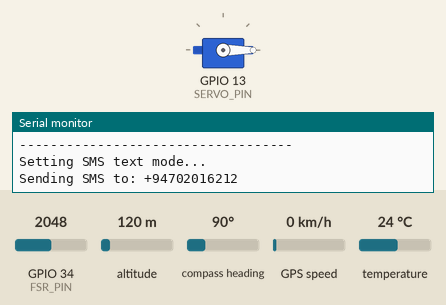
Recording of a program running on a simulated ESP32. On the bench: servo, the last lines printed to the serial monitor. Wiring (inferred from the names in the program): LM75 temperature sensor at I2C address 0x48. The test bench sets the inputs (shaded band); at power-on: temperature 24 °C, GPIO 34 (FSR_PIN) = 2048, altitude 120 m, compass heading 90°, GPS speed 0 km/h. WiFi joins after 1.5 s; servers stay silent unless stated; the GPS gets a fix after 3 s at 37.7749, -122.4194 with 8 satellites; the modem accepts every AT command (registered, SIM ready, sends succeed) and sends nothing else.

Above: at 3.0 s.
3.1 s: temperature set to 29.7 °C
13.1 s: temperature set to 31 °C
At 22.6 s:
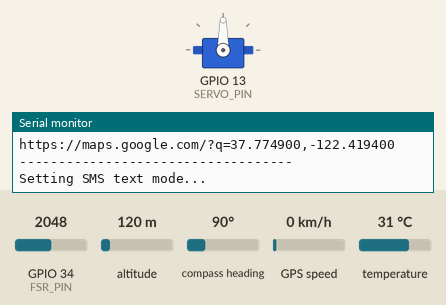
Timing chart, 0 to 24.1 s (numbered marks = the images above; inputs shaded):
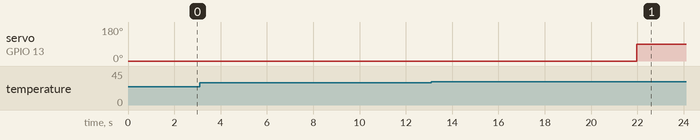

The program:

main.cpp
```cpp
#define BLYNK_TEMPLATE_ID "TMPL6jliNOslX"
#define BLYNK_TEMPLATE_NAME "Smart Helmet"
#define BLYNK_AUTH_TOKEN "F_CO_TTQUKhbjbPRwxfjGUA5n7Viq0v-"

#include <Arduino.h>
#include <BlynkSimpleEsp32.h>
#include "SystemManager.h"
#include "SensorManager.h"
#include "VentController.h"
#include "CollisionDetector.h"
//#include "SpeedMonitor.h"
 #include "BluetoothNotifier.h"


char ssid[] = "KushanA14";
char pass[] = "kushankabi1235";

#define VPIN_TEMPERATURE V0
#define VPIN_SPEED V1
#define VPIN_GPS_LAT V2
#define VPIN_GPS_LON V3
#define VPIN_STATUS_LED V4
#define VPIN_COLLISION V10
#define VPIN_VENT_CONTROL V5
#define VPIN_SPEED_OVERRIDE V6
#define VPIN_TEMP_OVERRIDE V8


#define SPEED_LIMIT 40.0 // km/h
bool overSpeedNotified = false;


// pinsss....................
const int FSR_PIN = 34;
const int PRESSURE_THRESHOLD = 100;
const int COLLISION_IMPACT_THRESHOLD = 500;
const unsigned long SHUTDOWN_TIMEOUT = 100000;  //system time out for  1 min..

const int GPS_RX_PIN = 16;
const int GPS_TX_PIN = 17;
const uint8_t LM75_I2C_ADDRESS = 0x48;

const int SERVO_PIN = 13;
const float TEMP_THRESHOLD_HIGH = 30.0; // Open vent if temp > 30°C
const int VENT_OPEN_ANGLE = 90;
const int VENT_CLOSED_ANGLE = 0;

// Alert Notifier (SIM800L)
const int SIM_RX_PIN = 26;
const int SIM_TX_PIN = 27;
const char* EMERGENCY_PHONE_NUMBER = "+94702016212";

// instances
SystemManager systemManager(FSR_PIN, PRESSURE_THRESHOLD, COLLISION_IMPACT_THRESHOLD, SHUTDOWN_TIMEOUT);
SensorManager sensorManager(GPS_TX_PIN, GPS_RX_PIN, LM75_I2C_ADDRESS);
VentController ventController(SERVO_PIN, TEMP_THRESHOLD_HIGH, VENT_OPEN_ANGLE, VENT_CLOSED_ANGLE);
BluetoothNotifier notifier(EMERGENCY_PHONE_NUMBER, SIM_TX_PIN, SIM_RX_PIN);
CollisionDetector collisionDetector;

// Timer for sending data to Blynk to avoid flooding
unsigned long lastBlynkUpdateTime = 0;
const long blynkUpdateInterval = 5000; // 5 sec


void setup(){
  Serial.begin(115200);
  Serial.println("\n\n Smart Helmet System Initializing. \n");

   // Call the setup function for each component
    systemManager.setup();
    sensorManager.setup();
    ventController.setup();
    collisionDetector.setup();
    notifier.setup();
    Serial.println("setting up blynk");
    Blynk.begin(BLYNK_AUTH_TOKEN, ssid, pass);
    Serial.println("Done");
    Serial.println("All systems initialized. Main loop starting.");
}

void loop(){
  // aways update the sytem with the pressure........
  systemManager.update();

  // only if the the system is on the other will run,,,,,,,,,,,,,,,
  if (systemManager.isSystemOn()){
    Blynk.run();
    // read data from the snesors.......
    sensorManager.readSensor();
    Blynk.virtualWrite(VPIN_STATUS_LED, systemManager.isSystemOn() ? 1 : 0);

    // Update the vent based on the new temperature reading.......
    ventController.update(sensorManager.getTemperature());

    // send data to the Blynk ....
    if (millis() - lastBlynkUpdateTime > blynkUpdateInterval){
      Blynk.virtualWrite(VPIN_TEMPERATURE, sensorManager.getTemperature());
      Blynk.virtualWrite(VPIN_SPEED, sensorManager.getSpeedKph());

      // Overspeed alert
      if (sensorManager.getSpeedKph() > SPEED_LIMIT) {
        notifier.sendVoiceAlert("Overspeed detected! Slow down.");
        Blynk.logEvent("overspeed", "You are driving too fast!");
        Blynk.virtualWrite(V9, " Over Speed!");
        overSpeedNotified = true;
      }
      else if (sensorManager.getSpeedKph() <= SPEED_LIMIT) {
        // Clear label when speed goes back to safe
        Blynk.virtualWrite(V9, "Safe Speed ");
        overSpeedNotified = false;
      }

      // Bend alert (example check near a hardcoded location)
      double bendLat = 6.9271; // Example: Colombo bend point
      double bendLon = 79.8612;
      if (sensorManager.isGpsLocationValid() && sensorManager.getSpeedKph() > 20) {
        double dist = sensorManager.distanceTo(bendLat, bendLon);
        if (dist < 50) { // 50 meters
            notifier.sendVoiceAlert("Bend ahead, please slow down.");
        }
      }

      if (sensorManager.isGpsLocationValid()) {
        Blynk.virtualWrite(VPIN_GPS_LAT, sensorManager.getLatitude());
        Blynk.virtualWrite(VPIN_GPS_LON, sensorManager.getLongitude());
      }
      lastBlynkUpdateTime = millis();
    }


    //collision check .............
    if (systemManager.isCollisionDetected()) {
        Blynk.virtualWrite(VPIN_COLLISION, 1);
            if (sensorManager.isGpsLocationValid()) {
                notifier.sendCollisionAlert(
                    sensorManager.getLatitude(),
                    sensorManager.getLongitude()
                );
            } else {
                notifier.sendCollisionAlert(0, 0);
            }
      systemManager.resetCollision();
      //delay(10000);
    }

    delay(2000);
  }
}
BLYNK_WRITE(VPIN_SPEED_OVERRIDE) {
  double testSpeed = param.asDouble();

  if (testSpeed >= 0) {
    sensorManager.setOverrideSpeed(testSpeed);
    Serial.print("Test speed override set to: ");
    Serial.println(testSpeed);
  } else {
    sensorManager.clearOverrideSpeed();
    Serial.println("Speed override cleared. Using GPS speed.");
  }
}

BLYNK_WRITE(VPIN_TEMP_OVERRIDE) {
  float testTemp = param.asFloat();

  if (testTemp >= 0) {
    sensorManager.setOverrideTemperature(testTemp);
    Serial.print("Test temperature override set to: ");
    Serial.println(testTemp);
  } else {
    sensorManager.clearOverrideTemperature();
    Serial.println("Temperature override cleared. Using real sensor.");
  }
}

 BLYNK_WRITE(VPIN_VENT_CONTROL) {
    int value = param.asInt();   // Read the value from the app (0 or 1)

      if (value == 1) {
        ventController.manualOpen();
        Serial.println("Vent opened via Blynk");
      } else {
        ventController.manualClose();
        Serial.println("Vent closed via Blynk");
      }
    }
```

BluetoothNotifier.h
```cpp
#ifndef BLUETOOTH_NOTIFIER_H
#define BLUETOOTH_NOTIFIER_H

#include <Arduino.h>

class BluetoothNotifier {
public:
    BluetoothNotifier(const char* phoneNumber, int simTxPin, int simRxPin);
    void setup();
    void sendCollisionAlert(double lat, double lon);
    void sendVoiceAlert(const char* message);
private:
    const char* _phoneNumber;
    int _simTxPin, _simRxPin;
};
#endif
```

CollisionDetector.h
```cpp
#ifndef COLLISION_DETECTOR_H
#define COLLIsION_DETECTOR_H

class CollisionDetector {
    public:
        void setup();
        void check();
};

#endif
```

SensorManager.h
```cpp
#ifndef SENSOR_MANAGER_H
#define SENSOR_MANAGER_H

#include <TinyGPS++.h>
#include <Wire.h>

class SensorManager {
    public:
        SensorManager(int gpsTxPin, int gpsRxPin, uint8_t lm75Address);

        void setup();
        void readSensor();

        float getTemperature() const;
        double getLatitude();
        double getLongitude();
        double getSpeedKph();
        double distanceTo(double lat, double lon);
        bool isGpsLocationValid() const;
        void setOverrideSpeed(double speed);
        void clearOverrideSpeed();
        void setOverrideTemperature(float temp);
        void clearOverrideTemperature();


    private:
        // GPS detials...........................
        int _gpsTxPin, _gpsRxPin;
        TinyGPSPlus _gps;
        double _overrideSpeed = -1;
        // LM75 Temarature Sensor
        uint8_t _lm75Address;
        float _currentTemperature; // Store the last read temperature
        bool _overrideTempEnabled = false;
        float _overrideTemp = 0.0f;
};
#endif
```

SystemManager.h
```cpp
#ifndef SYSTEM_MANAGER_H
#define SYSTEM_MANAGER_H

#include <Arduino.h>

class SystemManager{
public:
    SystemManager(int fsrPin, int pressureThreshold, int impactThreshold,unsigned long shutdownTimeout);
    void setup();
    void update();
    bool isSystemOn() const;

    bool isCollisionDetected() const;
    void resetCollision();
private:
    const int _fsrPin;
    const int _pressureThreshold;
    const int _impactThreshold;
    const unsigned long _shutdownTimeout;

    bool _isSystemOn;
    bool _collisionDetected;
    unsigned long _lastPressureTime;
    int _lastFsrReading;
};
#endif
```

VentController.h
```cpp
#ifndef VENT_CONTROLLER_H
#define VENT_CONTROLLER_H

#include <ESP32Servo.h>

class VentController {
    public:
        VentController(int servoPin, float tempThreshold, int openAngle, int closedAngle);
        void setup();
        void update(float currentTemperature); // get the temp..........
        void manualOpen();
        void manualClose();

    private:
        Servo _servo;
        int _servoPin;
        float _tempThreshold;
        int _openAngle;
        int _closedAngle;
        bool _isVentOpen;
};

#endif
```

BluetoothNotifier.cpp
```cpp
#include "BluetoothNotifier.h"
#include <HardwareSerial.h>

// Use ESP32's HardwareSerial port 1 for the SIM800L
HardwareSerial sim800(1);

BluetoothNotifier::BluetoothNotifier(const char* phoneNumber, int simTxPin, int simRxPin)
    : _phoneNumber(phoneNumber), _simTxPin(simTxPin), _simRxPin(simRxPin) {}

void BluetoothNotifier::setup() {
    // Start the hardware serial port for the SIM800L module
    sim800.begin(9600, SERIAL_8N1, _simRxPin, _simTxPin);
    Serial.println("Hardware Serial for SIM800L started.");
    Serial.println("Alert Notifier initialized.");
    Serial.println("SIM800L ready to send SMS.");
}

void BluetoothNotifier::sendCollisionAlert(double lat, double lon) {
    String message = "CRASH DETECTED!\n";
    message += "Location:\n";
    message += "https://maps.google.com/?q=";
    message += String(lat, 6);
    message += ",";
    message += String(lon, 6);

    Serial.println("\n--- Preparing to Send SMS Alert ---");
    Serial.println("To: " + String(_phoneNumber));
    Serial.println("Message: " + message);
    Serial.println("-----------------------------------\n");

    Serial.println("Setting SMS text mode...");
    sim800.println("AT+CMGF=1");
    delay(1000);

    Serial.println("Sending SMS to: " + String(_phoneNumber));
    sim800.print("AT+CMGS=\"");
    sim800.print(_phoneNumber);
    sim800.println("\"");
    delay(1000);

    sim800.print(message);
    delay(1000);

    sim800.write(26); // Ctrl+Z
    delay(5000);
    Serial.println("SMS Sent!");

}

void BluetoothNotifier::sendVoiceAlert(const char* message){
    Serial.print("BT Alert: ");
    Serial.println(message);
}
```

CollisionDetector.cpp
```cpp
#include "CollisionDetector.h"
#include <Arduino.h>

void CollisionDetector::setup(){
    Serial.println("Collision Detector initialized.");
}

void CollisionDetector::check(){

}
```

SensorManager.cpp
```cpp
#include "SensorManager.h"
#include <Arduino.h>

// usp 32 serial port 2 for GPS
HardwareSerial& GpsSerial = Serial2;

SensorManager::SensorManager(int gpsTxPin, int gpsRxPin, uint8_t lm75Address)
    : _gpsTxPin(gpsTxPin),
      _gpsRxPin(gpsRxPin),
      _lm75Address(lm75Address),
      _currentTemperature(0.0f) {}

void SensorManager::setup() {
    // Start the I2C com with LM75
    Wire.begin();
    Serial.println("I2C bus for LM75 started.");

    // Start the hardware sserial port for the GPS module
    GpsSerial.begin(9600, SERIAL_8N1, _gpsRxPin , _gpsTxPin);
    Serial.println("Hardware Serial for GPS started.");
    Serial.println("Sensor Manager initialized.");
}

void SensorManager::readSensor(){
    // Read GPS data..............
    while(GpsSerial.available() > 0){
        _gps.encode(GpsSerial.read());
    }

    // read the LM75..........
    Wire.beginTransmission(_lm75Address);
    Wire.write(0x00); // point to the tempareture sensor regitoery
    Wire.endTransmission();

    if (Wire.requestFrom(_lm75Address, (uint8_t)2) == 2) {
        byte msb = Wire.read();
        byte lsb = Wire.read();

        // Combine MSB and LSB into a 16-bit integer
        int16_t rawTemp = (msb << 8) | lsb;

        // This gives a resolution of 0.125 degrees C.
        rawTemp = rawTemp >> 5;

        // Convert to Celsius
        _currentTemperature = rawTemp * 0.125;
    } else {
        //Serial.println("Error: Could not read from LM75 sensor.");
        _currentTemperature = 21.0f; // Indicate an error
    }


    // print the summary.....
    Serial.print("Temp: ");
    Serial.print(getTemperature());
    Serial.print(" C | GPS Fix: ");
    Serial.print(isGpsLocationValid() ? "Yes" : "No");
    Serial.print(" | Lat: ");
    Serial.print(getLatitude(), 6);
    Serial.print(" | Lon: ");
    Serial.print(getLongitude(), 6);
    Serial.print(" | Speed: ");
    Serial.print(getSpeedKph());
    Serial.println(" KPH");
}

double SensorManager::distanceTo(double lat, double lon) {
    if (!_gps.location.isValid()) return 999999.0;
    double d = TinyGPSPlus::distanceBetween(
        _gps.location.lat(), _gps.location.lng(),
        lat, lon
    );
    return d; // in meters
}

// getters ..........
float SensorManager::getTemperature() const {
    if (_overrideTempEnabled){
        return _overrideTemp;
    }
    return _currentTemperature;
}

void SensorManager::setOverrideTemperature(float temp){
    _overrideTempEnabled = true;
    _overrideTemp = temp;
}

void SensorManager::clearOverrideTemperature() {
    _overrideTempEnabled = false;
}

double SensorManager::getLatitude(){
    return _gps.location.lat();
}

double SensorManager::getLongitude(){
    return _gps.location.lng();
}


bool SensorManager::isGpsLocationValid() const {
    return _gps.location.isValid();
}

void SensorManager::setOverrideSpeed(double speed) {
    _overrideSpeed = speed;
}

void SensorManager::clearOverrideSpeed() {
    _overrideSpeed = -1;
}

double SensorManager::getSpeedKph() {
    if (_overrideSpeed >= 0) {
        return _overrideSpeed;   // use  test speed
    }
    return _gps.speed.kmph();    // otherwise real GPS speed
}
```

SystemManager.cpp
```cpp
#include "SystemManager.h"

SystemManager::SystemManager(int fsrPin, int pressureThreshold, int impactThreshold, unsigned long shutdownTimeout)
    : _fsrPin(fsrPin),
      _pressureThreshold(pressureThreshold),
      _impactThreshold(impactThreshold),
      _shutdownTimeout(shutdownTimeout),
      _isSystemOn(false),
      _collisionDetected(false),
      _lastPressureTime(0),
      _lastFsrReading(0) {}

void SystemManager::setup(){
    pinMode(_fsrPin, INPUT);
    //_lastFsrReading = analogRead(_fsrPin);
    _lastFsrReading = 499;
    Serial.println("System Manager Initialized . Waiting for Pressure...");
}

void SystemManager::update(){
    int currentFsrReading = analogRead(_fsrPin);
    Serial.println("Raw FSR Reading: " + String(currentFsrReading));

    if (currentFsrReading> _pressureThreshold){
        if (!_isSystemOn){
             _isSystemOn = true;
            Serial.println("---------------------------------");
            Serial.print("Pressure detected! System is ON. (Reading: ");
            Serial.print(currentFsrReading);
            Serial.println(")");
            Serial.println("---------------------------------");
        }
        _lastPressureTime = millis();
    }else {
        if (_isSystemOn && (millis() - _lastPressureTime > _shutdownTimeout)){
            _isSystemOn = false;
            Serial.println("---------------------------------");
            Serial.println("No pressure for 1 minute. System is SHUTDOWN.");
            Serial.println("---------------------------------");
        }
    }

    if (_isSystemOn && !_collisionDetected){
        int pressureSpike = currentFsrReading - _lastFsrReading;
        if (pressureSpike > _impactThreshold) {
            Serial.println("!!!!!!!!!!!!!!!!!!!!!!!!!!!!!!!!!");
            Serial.printf("!!! COLLISION DETECTED !!! Pressure Spike: %d\n", pressureSpike);
            Serial.println("!!!!!!!!!!!!!!!!!!!!!!!!!!!!!!!!!");
            _collisionDetected = true;
        }
    }

    //_lastFsrReading = currentFsrReading;
}
bool SystemManager::isSystemOn() const {
        return _isSystemOn;
}

bool SystemManager::isCollisionDetected() const {
    return _collisionDetected;
}

void SystemManager::resetCollision() {
    _collisionDetected = false;
    Serial.println("Collision flag has been reset.");
}
```

VentController.cpp
```cpp
#include "VentController.h"
#include <Arduino.h>

VentController::VentController(int servoPin, float tempThreshold, int openAngle, int closedAngle)
        : _servoPin(servoPin),
            _tempThreshold(tempThreshold),
            _openAngle(openAngle),
            _closedAngle(closedAngle),
            _isVentOpen(false) {}

void VentController::setup() {
     // Allow allocation of all timers
    ESP32PWM::allocateTimer(0);
    ESP32PWM::allocateTimer(1);
    ESP32PWM::allocateTimer(2);
    ESP32PWM::allocateTimer(3);

    _servo.setPeriodHertz(50); // Standard servo frequency
    _servo.attach(_servoPin, 500, 2500);

    // Start with the vent closed
    _servo.write(_closedAngle);
    Serial.println("Vent Controller initialized. Vent is closed.");
}

void VentController::update(float currentTemperature) {
    if (currentTemperature > _tempThreshold && !_isVentOpen) {
        // Temperature is high and vent is closed, so open it
        _servo.write(_openAngle);
        _isVentOpen = true;
        Serial.println("  -> Temp high! Opening vent.");
    } else if (currentTemperature <= _tempThreshold && _isVentOpen) {
        // Temperature is low and vent is open, so close it
        _servo.write(_closedAngle);
        _isVentOpen = false;
        Serial.println("  -> Temp low. Closing vent.");
    }

}

void VentController::manualOpen() {
    _servo.write(_openAngle);
    _isVentOpen = true;
    Serial.println("  -> Manual override: Vent opened.");
}

void VentController::manualClose() {
    _servo.write(_closedAngle);
    _isVentOpen = false;
    Serial.println("  -> Manual override: Vent closed.");
}
```

Measured:
- the behaviour switches between 30.2 and 30.3 °C on temperature (found by bisection; images 0 and 1)
- after the input at 13.1 s, servo on GPIO 13 (SERVO_PIN): 0° → 90° after 8.9 s
